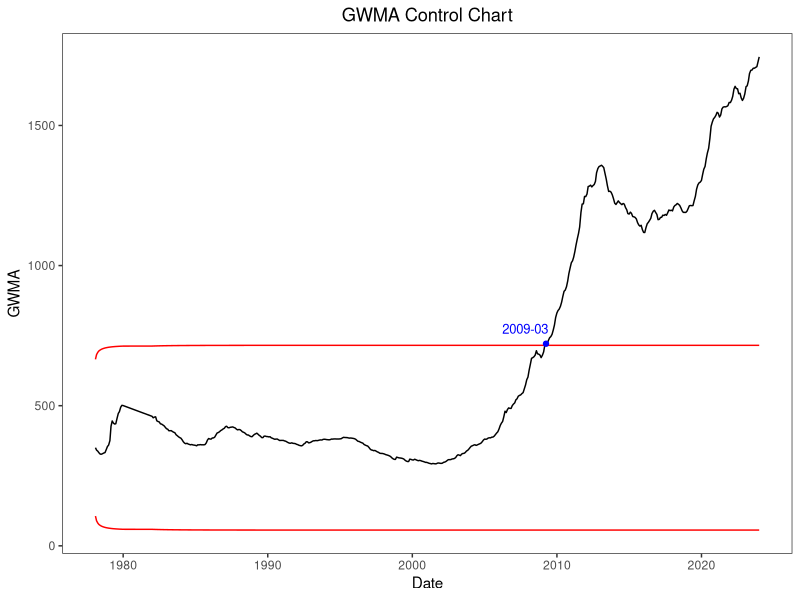

Reproduce this figure in R.
library(readr)
library(ggplot2)

# Load data
Golden <- read_csv("price.csv")
price <- Golden$price
Date <- as.Date(Golden$Date)

x <- price
mu <- mean(x[1:337])
sigma <- sd(x)
n <- length(x)

# set parameter
q = 0.8
alpha = 0.5
L = 2.605

# weight of GWMA
wt = vj = c()
for(i in 1:n){wt[i] = q^((i-1)^alpha)-q^(i^alpha)}
for(j in 1:n){vj[j] = sum(wt[1:j]*wt[1:j])*(sigma^2)}

# compute statistic of GWMA, UCL and LCL
gwma = ucl = lcl = c()
for(j in 1:n){
  zsum = sum(wt[1:j]*x[j:1]) + mu*(q^(j^alpha))
  gwma[j] = zsum
  ucl[j] = mu+L*sqrt(vj[j])
  lcl[j] = mu-L*sqrt(vj[j])
}

# Find the first index that exceeds the control limit
exceed_indices <- which(gwma > ucl)[1]

gwma_df <- data.frame(Date = Date, GWMA = gwma, UCL = ucl, LCL = lcl)

# plot result
ggplot(gwma_df, aes(x = Date)) +
  geom_line(aes(y = GWMA), color = "black") +
  geom_line(aes(y = UCL), color = "red", linetype = "solid") +
  geom_line(aes(y = LCL), color = "red", linetype = "solid") +
  labs(x = "Date", y = "GWMA", title = "GWMA Control Chart") +
  theme_bw() + 
  theme(panel.grid = element_blank()) +
  theme(plot.title = element_text(hjust = 0.5)) +
  geom_point(data = gwma_df[exceed_indices, ], aes(x = Date, y = GWMA), color = "blue", size = 1.5) +
  geom_text(data = gwma_df[exceed_indices, ], aes(x = Date, y = GWMA, label = format(Date, "%Y-%m")), vjust = -1, hjust = 0.95, color = "blue", size = 3.3)

